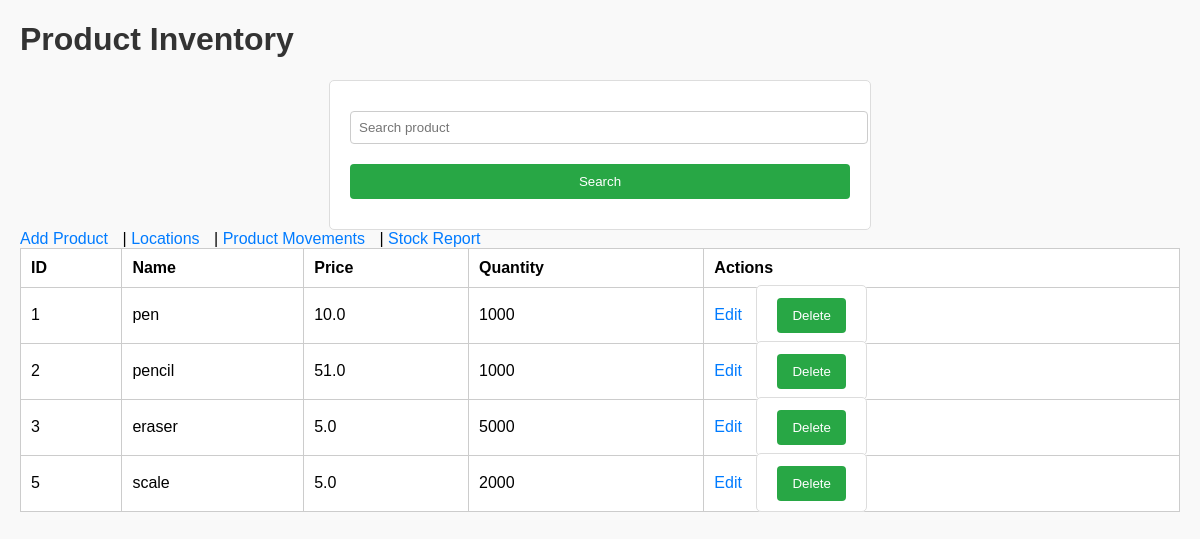
The page / on the database its author committed.
### tables this page shows
CREATE TABLE products (
            id INTEGER PRIMARY KEY AUTOINCREMENT,
            name TEXT NOT NULL,
            price REAL NOT NULL,
            quantity INTEGER NOT NULL
        );

### app.py (the view)
@app.route('/')
def home():
    query = request.args.get('query')
    conn = sqlite3.connect('products.db')
    cursor = conn.cursor()
    if query:
        cursor.execute("SELECT * FROM products WHERE name LIKE ?", ('%' + query + '%',))
    else:
        cursor.execute("SELECT * FROM products")
    products = cursor.fetchall()
    conn.close()
    return render_template('home.html', products=products)

### templates/home.html (shortened to what this page needs)
<!DOCTYPE html>
<html>
  <head>
    <link
      rel="stylesheet"
      href="{{ url_for('static', filename='styles.css') }}"
    />
  </head>
  <body>
    <h1>Product Inventory</h1>
    <form method="get" action="/">
      <input type="text" name="query" placeholder="Search product" />
      <input type="submit" value="Search" />
    </form>
    <a href="/add-product">Add Product</a> |
    <a href="/locations">Locations</a> |
    <a href="/movements">Product Movements</a> |
    <a href="/report">Stock Report</a>
    <table>
      <thead>
        <tr>
          <th>ID</th>
          <th>Name</th>
          <th>Price</th>
          <th>Quantity</th>
          <th>Actions</th>
        </tr>
      </thead>
      <tbody>
        {% for product in products %}
        <tr>
          <td>{{ product[0] }}</td>
          <td>{{ product[1] }}</td>
          <td>{{ product[2] }}</td>
          <td>{{ product[3] }}</td>
          <td>
            <a href="/edit/{{ product[0] }}">Edit</a>
            <form
              action="/delete/{{ product[0] }}"
              method="post"
              style="display: inline"
            >
              <button type="submit">Delete</button>
            </form>
          </td>
        </tr>
        {% endfor %}
      </tbody>
    </table>
  </body>
</html>

### static/styles.css (style rules this page uses)
body { font-family: Arial, sans-serif; margin: 20px; background-color: #f9f9f9; }
h1, h2 { color: #333; }
table { width: 100%; border-collapse: collapse; background: white; margin-bottom: 20px; }
table, th, td { border: 1px solid #ccc; }
th, td { padding: 10px; text-align: left; }
form { background: white; padding: 20px; border: 1px solid #ddd; border-radius: 5px; max-width: 500px; margin: auto; }
input, select { width: 100%; padding: 8px; margin: 10px 0; border: 1px solid #ccc; border-radius: 4px; }
input[type="submit"], button { background-color: #28a745; color: white; border: none; padding: 10px 15px; border-radius: 4px; cursor: pointer; }
a { color: #007bff; text-decoration: none; margin-right: 10px; }

### rows shown on the page
products: id "1", name "pen", price "10.0", quantity "1000"
products: id "2", name "pencil", price "51.0", quantity "1000"
products: id "3", name "eraser", price "5.0", quantity "5000"
products: id "5", name "scale", price "5.0", quantity "2000"
